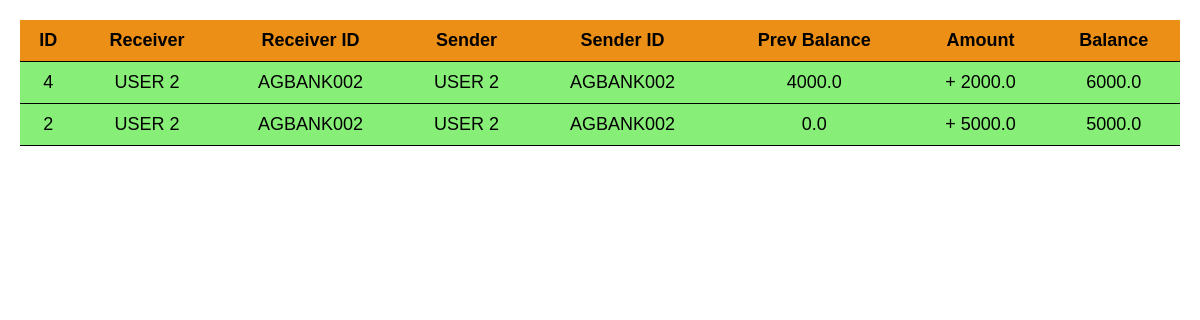
The page /received_transactions (signed in) on the database as committed earlier.
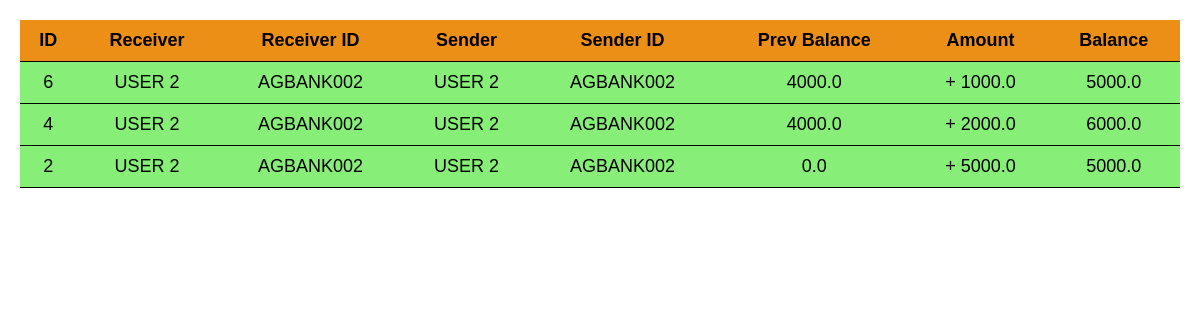
The same page on the database as committed later.
### tables this page shows
CREATE TABLE transactions(
                        transaction_id integer primary key autoincrement,
                        receiver_name text not null,
                        receiver_id varchar(20) not null,
                        sender_name text not null,
                        sender_id varchar(20) not null,
                        previous_balance_receiver real not null,
                        previous_balance_sender real not null,
                        send_money real not null,
                        receiver_balance real not null,
                        sender_balance real not null
                   );

### app.py (the view)
@app.route('/received_transactions')
def received_transactions():
    conn=sqlite3.connect('bank_upi.db')
    cursor=conn.cursor()
    cursor.execute("""select * from transactions where receiver_id=? order by transaction_id desc""",(session['user_details'].get('user_id'),))
    transactions=cursor.fetchall()
    conn.commit()
    conn.close()
    return render_template("received_transactions.html", transactions=transactions, receiver_user_id=session['user_details'].get('user_id'))

### templates/received_transactions.html (shortened to what this page needs)
<!DOCTYPE html>
<html lang="en">
    <head>
    </head>
    <body>
    <div class="container">
        <div class="table-wrapper">
            <table>
                <tr>
                    <th>ID</th>
                    <th>Receiver</th>
                    <th>Receiver ID</th>
                    <th>Sender</th>
                    <th>Sender ID</th>
                    <th>Prev Balance</th>
                    <th>Amount</th>
                    <th>Balance</th>
                </tr>
                {% for x in transactions %}
                    {% if x[2]==receiver_user_id %}
                        <tr style="background-color: rgba(99, 235, 78, 0.769);">
                            <td>{{x[0]}}</td>
                            <td>{{x[1]}}</td>
                            <td>{{x[2]}}</td>
                            <td>{{x[3]}}</td>
                            <td>{{x[4]}}</td>
                            <td>{{x[5]}}</td>
                            <td><label>+ </label>{{x[7]}}</td>
                            <td>{{x[8]}}</td>
                        </tr>
                    {% endif %}
                {% endfor %}
            </table>
        </div>
    </div>
    </body>
</html>

Rows that differ between the two databases and show on the page:
added transactions: transaction_id "6", receiver_name "USER 2", receiver "AGBANK002", sender_name "USER 2", sender "AGBANK002", previous_balance_receiver "4000.0", send_money "1000.0", receiver_balance "5000.0"
